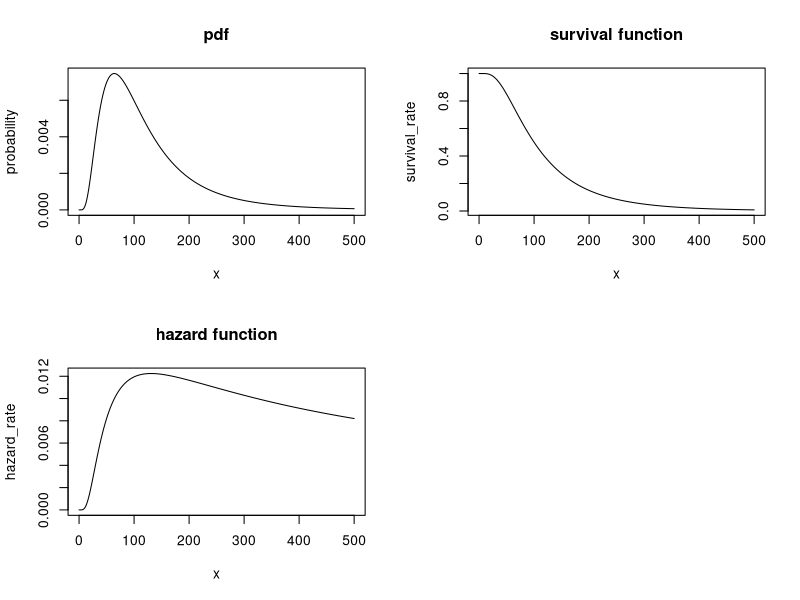
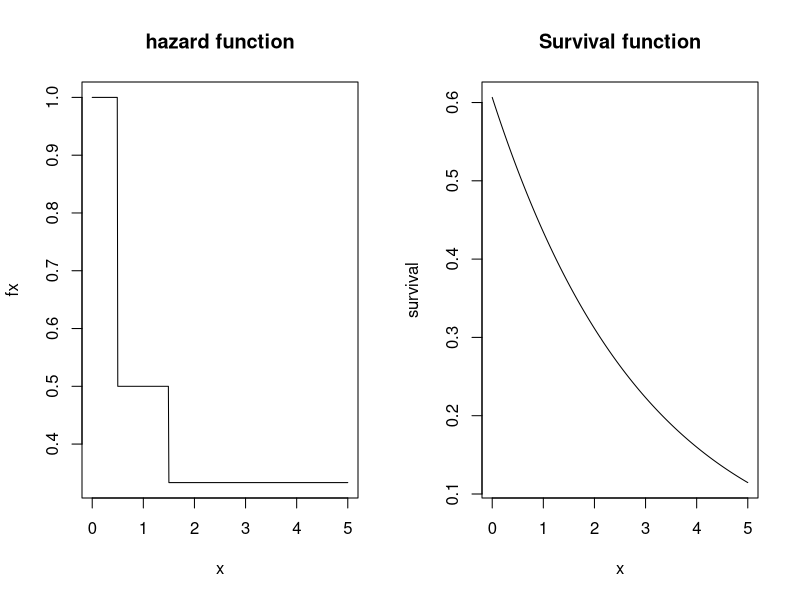

Reproduce these figures in R, in order.
## ---- chunk 1
knitr::opts_chunk$set(echo = TRUE)
## ---- chunk 2
survival <- function(t, z){
  temp <- -exp(0.5*(log(t)-3-0.8*z))
  s <- 1 - (1 - exp(temp))
  return(s)
}
x <- matrix(NA,2,2)
colnames(x) <- c("standard treatment", "new treatment")
rownames(x) <- c("year 1", "year 5")
x[1,1] <- survival(1, 0)
x[1,2] <- survival(1, 1)
x[2,1] <- survival(5, 0)
x[2,2] <- survival(5, 1)
print(x)
## ---- chunk 3
# plot pdf
par(mfrow=c(2,2))
x<-seq(0,500, by=1)
probability <- dlnorm(x, log(100), 0.668)
plot(x, probability, type = "l", main = "pdf")
# plot survival function
survival_rate <- 1 - pnorm((log(x)-log(100))/0.668)
plot(x, survival_rate, type = "l", main = "survival function")
# harzrd function
hazard_rate <- probability/survival_rate
plot(x,hazard_rate, type = "l", main = "hazard function")
## ---- chunk 4

## ---- chunk 5
x <- seq(0, 5, by=0.01)
fx <- ifelse(x >= 0 & x < 0.5, 1,
   ifelse(x >= 0.5 & x < 1.5,  0.5,
   ifelse(x >= 1.5, 1/3, 0)))
par(mfrow=c(1,2))
# hazard function
plot(x, fx, main = "hazard function", type = "l")
# survival function 
survival <- exp(-(1/2 + x/3))
plot(x, survival, main = "Survival function", type = "l")
